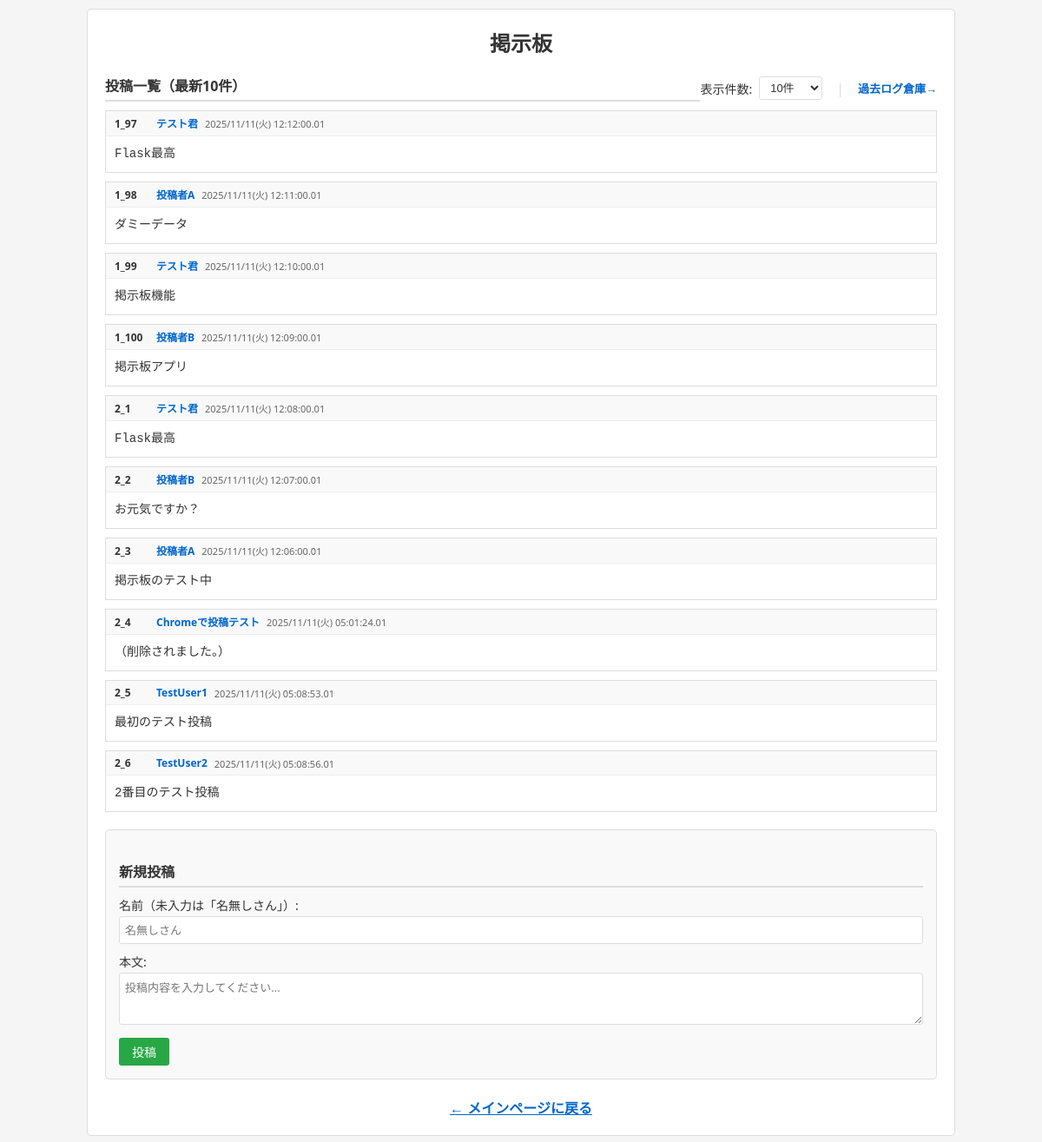
Page /board on the earlier database version.
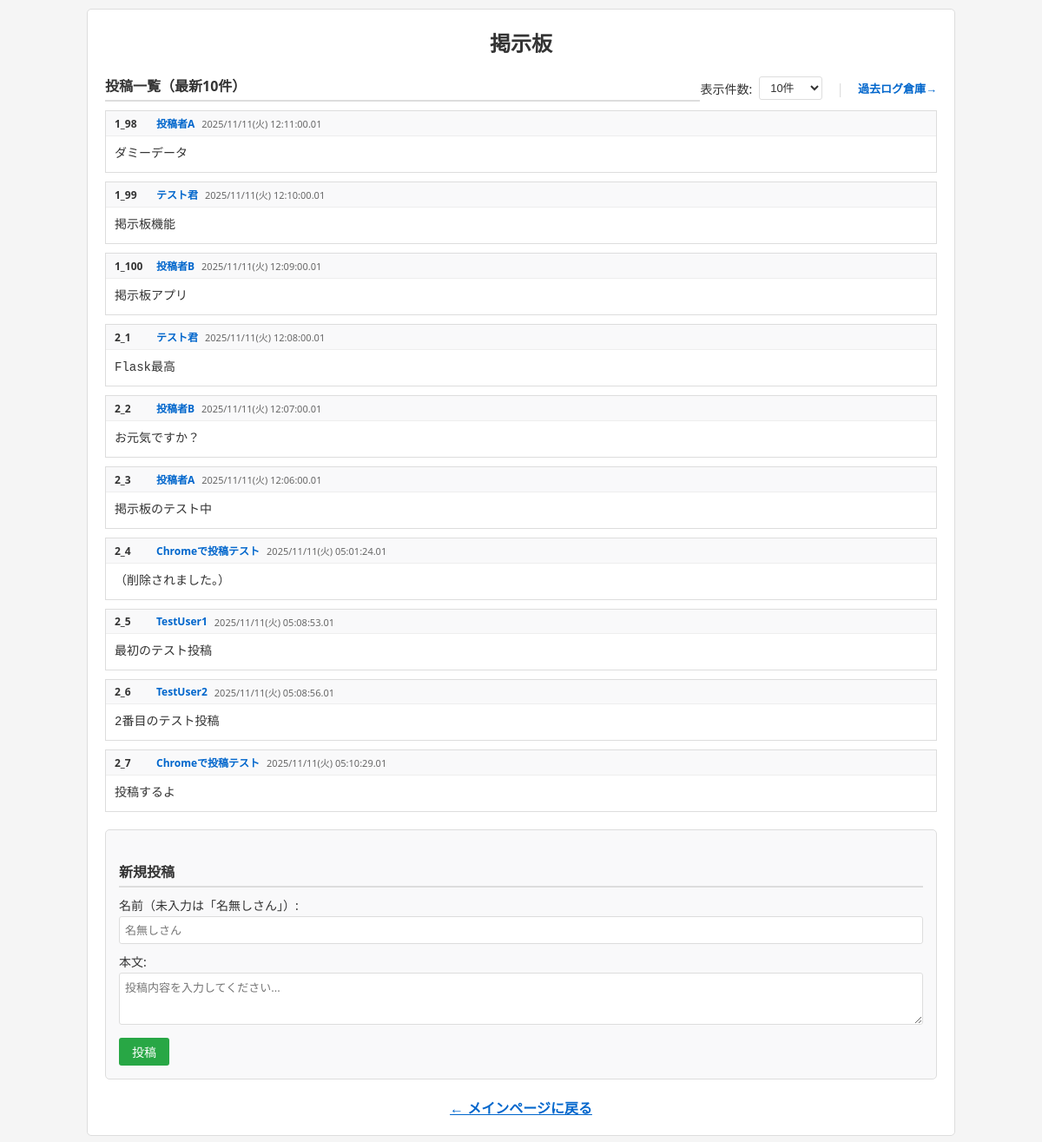
Same page on the later database version.
### tables this page shows
CREATE TABLE posts (
                id INTEGER PRIMARY KEY AUTOINCREMENT,
                log_id INTEGER NOT NULL,
                local_id INTEGER NOT NULL,
                username TEXT NOT NULL,
                content TEXT NOT NULL,
                created_at TEXT NOT NULL,
                updated_at TEXT NULL,
                deleted_at TEXT NULL,
                session_id TEXT,
                UNIQUE(log_id, local_id)
            );

### apps/board/blueprint.py (the view)
@board_bp.route('/')
@board_bp.route('')
def index():
    session_id = get_or_create_session_id()
    poster_name = get_poster_name()
    limit = request.args.get('limit', 10, type=int)
    if limit not in [10, 20, 30, 50, 100]:
        limit = 10
    with get_db() as db:
        posts = db.execute('SELECT *, (log_id || "_" || local_id) AS post_id FROM posts ORDER BY id DESC LIMIT ?', (limit,)).fetchall()
    posts_display = []
    for post in posts:
        post_display = dict(post)
        post_display['display_id'] = post['post_id']
        post_display['formatted_time'] = format_datetime_for_display(post['created_at'])
        if post['deleted_at']:
            post_display['content'] = '（削除されました。）'
        post_display['can_delete'] = check_can_delete(post)
        posts_display.append(post_display)
    posts_display.reverse()
    response = make_response(render_template('board.html', posts=posts_display, saved_name=poster_name, current_limit=limit))
    response.set_cookie('user_session_id', session_id, max_age=86400*7)
    return response

### apps/board/blueprint.py (called while the page is built, shortened)
def get_db():
    db = sqlite3.connect(DATABASE)
    db.row_factory = sqlite3.Row
    return db

def get_or_create_session_id():
    user_id = request.cookies.get('user_session_id')
    if not user_id:
        user_id = str(uuid.uuid4())
    return user_id

def get_poster_name():
    return request.cookies.get('poster_name', '')

def format_datetime_for_display(dt_str):
    try:
        dt = datetime.strptime(dt_str, '%Y-%m-%d %H:%M:%S')
        weekdays = ['月', '火', '水', '木', '金', '土', '日']
        weekday = weekdays[dt.weekday()]
        return dt.strftime(f'%Y/%m/%d({weekday}) %H:%M:%S.01')
    except:
        return dt_str

def check_can_delete(post):
    post_dict = dict(post)
    if post_dict.get('deleted_at'):
        return False
    current_session_id = request.cookies.get('user_session_id')
    post_session_id = post_dict.get('session_id')
    if not current_session_id or post_session_id != current_session_id:
        return False

### apps/board/templates/board.html (shortened to what this page needs)
<!DOCTYPE html>
<html lang="ja">
<head>
    <link rel="stylesheet" href="{{ url_for('board.static', filename='board.css') }}">
</head>
<body>
    <div class="container">
        <h1>掲示板</h1>
        <div class="posts-list">
            <div class="posts-header">
                <h2>投稿一覧（最新{{ current_limit }}件）</h2>
                <div class="posts-controls">
                    <label for="post-limit">表示件数:</label>
                    <select id="post-limit">
                        <option value="10" selected>10件</option>
                    </select>
                    <span class="posts-divider">|</span>
                    <a href="/board/logs" class="past-logs-link">過去ログ倉庫→</a>
                </div>
            </div>
            {% if posts %}
                {% for post in posts %}
                <div class="post {% if post.is_deleted %}post-deleted{% endif %}" id="post-{{ post.post_id }}">
                    <div class="post-header">
                        <span class="post-number">{{ post.display_id }}</span>
                        <span class="post-name">{{ post.username }}</span>
                        <span class="post-time">{{ post.formatted_time }}</span>
                    </div>
                    <div class="post-content">{{ post.content }}</div>
                </div>
                {% endfor %}
            {% else %}
                <p class="no-posts">投稿がまだありません。最初の投稿をしてみてください！</p>
            {% endif %}
        </div>
        <div class="post-form">
            <h2>新規投稿</h2>
            <form method="POST" action="/board/add">
                <div class="form-group">
                    <label for="name">名前（未入力は「名無しさん」）:</label>
                    <input type="text" id="name" name="name" placeholder="名無しさん" maxlength="50" value="{{ saved_name or '' }}">
                </div>
                <div class="form-group">
                    <label for="content">本文:</label>
                    <textarea id="content" name="content" placeholder="投稿内容を入力してください..." required></textarea>
                </div>
                <button type="submit">投稿</button>
            </form>
        </div>
        <a href="/" class="back-link">← メインページに戻る</a>
    </div>
</body>
</html>

Differences in the rows shown:
no longer on this page (row unchanged): posts: display_id "1_97", username "テスト君", formatted_time "2025/11/11(火) 12:12:00.01", content "Flask最高"
added posts: display_id "2_7", username "Chromeで投稿テスト", formatted_time "2025/11/11(火) 05:10:29.01", content "投稿するよ"
